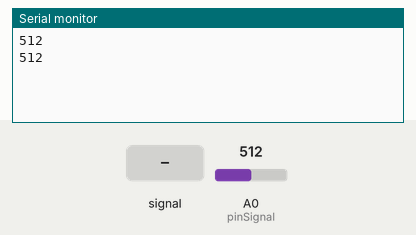
Recording of a sketch running on a simulated Arduino Uno, built with avr-gcc and run on an emulated ATmega328P. Parts: the last lines printed to the serial monitor. The inputs (shaded band) are chosen by the test bench; at power-on: A0 (pinSignal) = 512.

Above: at 1.2 s.
1.3 s: A0 (pinSignal) fed a 200 Hz sine of ±81 counts around its level
At 2.7 s:
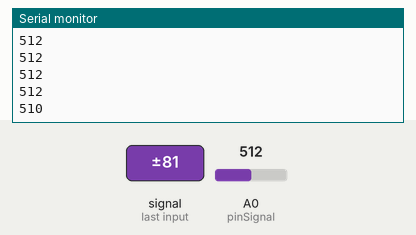
2.8 s: A0 (pinSignal) set to 716
At 3.7 s:
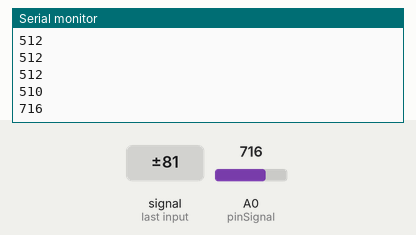
4.3 s: A0 (pinSignal) fed a 1000 Hz sine of ±255 counts around its level
At 5.5 s:
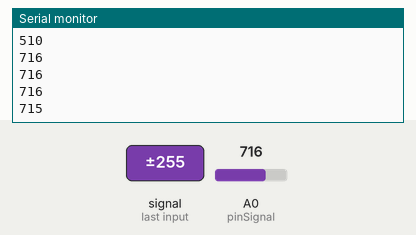
5.8 s: A0 (pinSignal) set to 900
At 6.7 s:
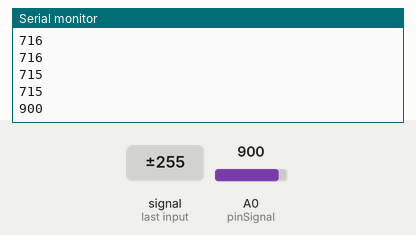
Timing chart, 0 to 8.3 s (numbered marks = the images above; inputs shaded):
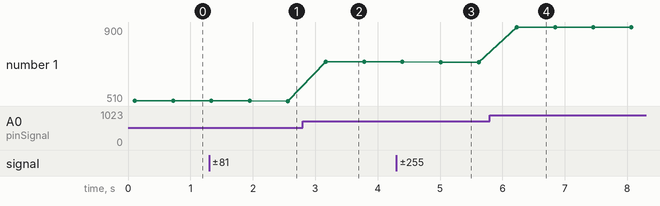

The sketch:

Take_value.ino
```cpp
//***********************************************************//
//                      [ Source Code ]
// Name              : Isa Maulana <isamaulana@windowslive.com>
// Date              : November 10, 2021
// Dependency        : -
//
// Description: Read value from KY-037 Sound Sensor
//***********************************************************//

int num_Measure = 1024 ; // number of measurement
int pinSignal = A0; // analog pin
long Sound_signal; // keep analog value from sensor
long sum = 0 ;
long level = 0 ; //keep final value of sensor in dBA

void setup ()
{
  pinMode (pinSignal, INPUT); // Set the signal pin as input
  Serial.begin (9600);
}

void loop ()
{
 // read the sensor 1024 times
 sum = 0;
 for ( int i = 0 ; i <num_Measure; i ++)
 {
 Sound_signal = analogRead (pinSignal);
 sum =sum + Sound_signal;
 }
 //find the average read value from sensor
 level = sum / num_Measure;
 Serial.println (level);
 delay(500);
}
```

Measured:
- after the input at 1.3 s, the serial monitor: prints a new line after 1.3 s (image 1)
- after the input at 2.8 s, the serial monitor: prints a new line after 0.37 s (image 2)
- after the input at 4.3 s, the serial monitor: prints a new line after 0.71 s (image 3)
- after the input at 5.8 s, the serial monitor: prints a new line after 0.43 s (image 4)
- plotted number 1: 512 → 510 after the input at 1.3 s, 510 → 716 after the input at 2.8 s, 716 → 715 after the input at 4.3 s, 715 → 900 after the input at 5.8 s
